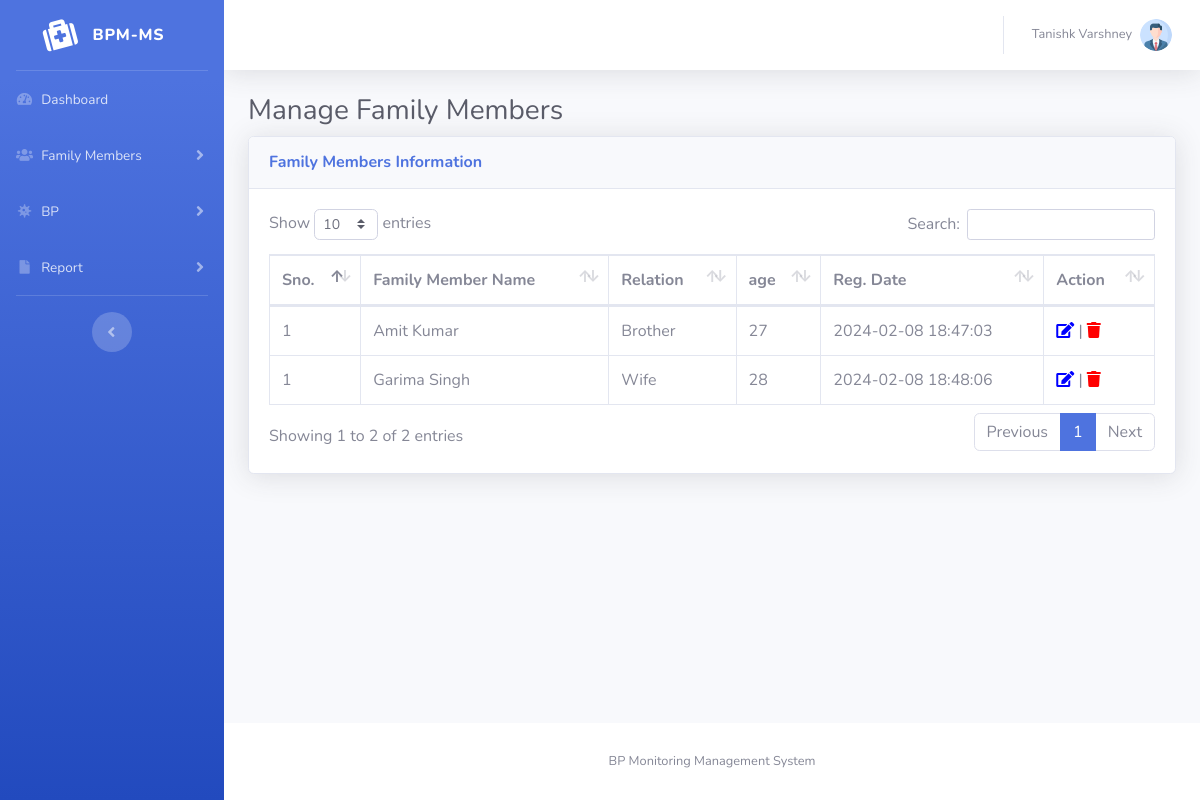
/bpmms/manage-family-members.php (signed in), run on the app's committed database.
### tables this page shows
CREATE TABLE `tbluserregistration` (
  `id` int(11) NOT NULL,
  `fullName` varchar(220) DEFAULT NULL,
  `emailid` varchar(255) DEFAULT NULL,
  `mobileNumber` bigint(11) DEFAULT NULL,
  `loginPassword` varchar(120) DEFAULT NULL,
  `regDate` timestamp NULL DEFAULT current_timestamp()
);

CREATE TABLE `tblfamilymembers` (
  `id` int(11) NOT NULL,
  `userId` int(5) DEFAULT NULL,
  `memberName` varchar(150) DEFAULT NULL,
  `memberRelation` varchar(150) DEFAULT NULL,
  `memberAge` int(2) DEFAULT NULL,
  `postingDate` timestamp NULL DEFAULT current_timestamp()
);

### bpmms/manage-family-members.php (the view, shortened to what this page needs)
<?php session_start();
include_once('includes/config.php');
if (strlen($_SESSION['aid']==0)) {
  header('location:logout.php');
  } else{
?>
<!DOCTYPE html>
<html lang="en">
<head>
    <link href="vendor/fontawesome-free/css/all.min.css" rel="stylesheet" type="text/css">
    <link href="css/sb-admin-2.min.css" rel="stylesheet">
    <link href="vendor/datatables/dataTables.bootstrap4.min.css" rel="stylesheet">
</head>
<body id="page-top">
    <div id="wrapper">
        <?php include_once('includes/sidebar.php');?>
        <div id="content-wrapper" class="d-flex flex-column">
            <div id="content">
                <?php include_once('includes/topbar.php');?>
                <div class="container-fluid">
                    <h1 class="h3 mb-2 text-gray-800">Manage Family Members</h1>
                    <div class="card shadow mb-4">
                        <div class="card-header py-3">
                            <h6 class="m-0 font-weight-bold text-primary">Family Members Information</h6>
                        </div>
                        <div class="card-body">
                            <div class="table-responsive">
                                <table class="table table-bordered" id="dataTable" width="100%" cellspacing="0">
                                    <thead>
                                        <tr>
                                            <th>Sno.</th>
                                            <th>Family Member Name</th>
                                            <th>Relation</th>
                                            <th>age</th>
                                            <th>Reg. Date</th>
                                            <th>Action</th>
                                        </tr>
                                    </thead>
                                    <tbody>
                                        <?php $uid=$_SESSION['aid'];
 $query=mysqli_query($con,"select * from tblfamilymembers where userId='$uid'");
$cnt=1;
while($row=mysqli_fetch_array($query)){
?>
                                        <tr>
                                            <td><?php echo $cnt;?></td>
                                            <td><?php echo $row['memberName'];?></td>
                                            <td><?php echo $row['memberRelation'];?></td>
                                            <td><?php echo $row['memberAge'];?></td>
                                            <td><?php echo $row['postingDate'];?></td>
                                            <td>
                                                <a href="edit-family-member.php?fmid=<?php echo $row['id'];?>"><i
                                                        class="fas fa-edit" style="color:blue"></i></a> |
                                                <a href="manage-family-members.php?pid=<?php echo $row['id'];?>&&action=delete"
                                                    onclick="return confirm('Do you really want to delete this record?');"><i
                                                        class="fa fa-trash" aria-hidden="true" style="color:red"
                                                        title="Delete this record"></i></a>
                                            </td>
                                        </tr>
                                        <?php } ?>
                                    </tbody>
                                </table>
                            </div>
                        </div>
                    </div>
                </div>
            </div>
            <?php include_once('includes/footer.php');?>
        </div>
    </div>
</body>
</html>
<?php } ?>

### bpmms/includes/topbar.php (shortened to what this page needs)
      <nav class="navbar navbar-expand navbar-light bg-white topbar mb-4 static-top shadow">
            <?php if($_SESSION['aid']):?>
                    <ul class="navbar-nav ml-auto">
                        <li class="nav-item dropdown no-arrow">
                            <a class="nav-link dropdown-toggle" href="#" id="userDropdown" role="button"
                                data-toggle="dropdown" aria-haspopup="true" aria-expanded="false">
                <?php
$adid=$_SESSION['aid'];
$ret1=mysqli_query($con,"select fullName from tbluserregistration where ID='$adid'");
while($row1=mysqli_fetch_array($ret1)){
?>
                                <span class="mr-2 d-none d-lg-inline text-gray-600 small"><?php  echo $row1['fullName'];?></span>
                           <?php } ?>
                                <img class="img-profile rounded-circle"
                                    src="img/profile.png">
                            </a>
                        </li>
                    </ul>
                <?php endif;?>
                </nav>

### data on the page
tbluserregistration: fullName "Tanishk Varshney"
tblfamilymembers: memberName "Amit Kumar", memberRelation "Brother", memberAge "27", postingDate "2024-02-08 18:47:03"
tblfamilymembers: memberName "Garima Singh", memberRelation "Wife", memberAge "28", postingDate "2024-02-08 18:48:06"
